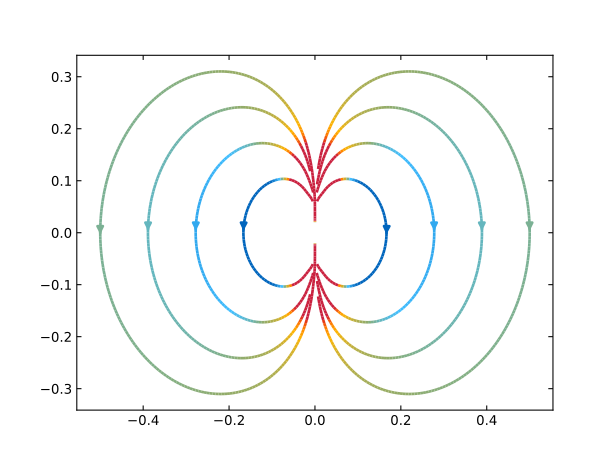

Source code (Python):
import matplotlib.pyplot as plt
import numpy as np
import matplotlib.colors as clrs
import util.tum_jet as tum_jet


def calc_dipole_field(x, y):
    r = np.array([x, y])
    mu = np.array([0, 1])
    abs_r = np.linalg.norm(r)
    unity = r / abs_r
    dipole_field = (3 * np.dot(unity, np.dot(mu, unity)) - mu) / np.power(abs_r, 3)
    return dipole_field


def main():
    mesh_resolution = 100
    xs = np.linspace(-1, 1, mesh_resolution)
    ys = np.linspace(-1, 1, mesh_resolution)
    dipole_field = np.zeros((mesh_resolution, mesh_resolution, 2))
    for j, y in enumerate(ys):
        for i, x in enumerate(xs):
            dipole_field[i, j] = calc_dipole_field(x, y)
    # print(dipole_field.max())
    # print(dipole_field.min())
    dipole_field = np.clip(dipole_field, -1000, 1000)
    starting_points = []
    for i in np.linspace(-0.5, 0.5, 10):
        starting_points.append([i, 0])

    x_field = dipole_field[:, ::1, 0]
    y_field = dipole_field[::, ::, 1]
    plt.streamplot(xs, ys, x_field, -y_field, density=[10, 10],
                   start_points=starting_points, norm=clrs.Normalize(vmin=-200, vmax=200, clip=True),
                   color=-y_field, cmap=tum_jet.tum_jet, linewidth=2)
    plt.savefig('dipole_field.svg')


if __name__ == '__main__':
    main()
